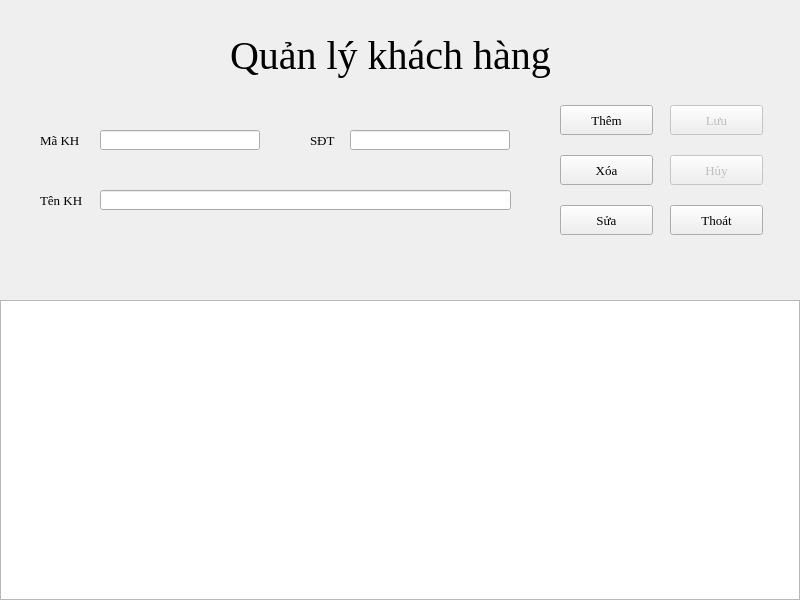
<?xml version="1.0" encoding="UTF-8"?>
<ui version="4.0">
 <class>formKhachHang</class>
 <widget class="QMainWindow" name="formKhachHang">
  <property name="geometry">
   <rect>
    <x>0</x>
    <y>0</y>
    <width>800</width>
    <height>600</height>
   </rect>
  </property>
  <property name="windowTitle">
   <string>Khách hàng</string>
  </property>
  <widget class="QWidget" name="centralwidget">
   <widget class="QLabel" name="lblTitleKH">
    <property name="geometry">
     <rect>
      <x>230</x>
      <y>25</y>
      <width>401</width>
      <height>61</height>
     </rect>
    </property>
    <property name="font">
     <font>
      <family>Times New Roman</family>
      <pointsize>30</pointsize>
     </font>
    </property>
    <property name="text">
     <string>Quản lý khách hàng</string>
    </property>
   </widget>
   <widget class="QTableView" name="tbvKhachHang">
    <property name="geometry">
     <rect>
      <x>0</x>
      <y>300</y>
      <width>800</width>
      <height>300</height>
     </rect>
    </property>
   </widget>
   <widget class="QLabel" name="lblMaKH">
    <property name="geometry">
     <rect>
      <x>40</x>
      <y>130</y>
      <width>75</width>
      <height>20</height>
     </rect>
    </property>
    <property name="font">
     <font>
      <family>Times New Roman</family>
      <pointsize>10</pointsize>
     </font>
    </property>
    <property name="text">
     <string>Mã KH</string>
    </property>
   </widget>
   <widget class="QPushButton" name="btnSua">
    <property name="geometry">
     <rect>
      <x>560</x>
      <y>205</y>
      <width>93</width>
      <height>30</height>
     </rect>
    </property>
    <property name="font">
     <font>
      <family>Times New Roman</family>
      <pointsize>10</pointsize>
     </font>
    </property>
    <property name="text">
     <string>Sửa</string>
    </property>
   </widget>
   <widget class="QPushButton" name="btnLuu">
    <property name="enabled">
     <bool>false</bool>
    </property>
    <property name="geometry">
     <rect>
      <x>670</x>
      <y>105</y>
      <width>93</width>
      <height>30</height>
     </rect>
    </property>
    <property name="font">
     <font>
      <family>Times New Roman</family>
      <pointsize>10</pointsize>
     </font>
    </property>
    <property name="text">
     <string>Lưu</string>
    </property>
   </widget>
   <widget class="QPushButton" name="btnThoat">
    <property name="geometry">
     <rect>
      <x>670</x>
      <y>205</y>
      <width>93</width>
      <height>30</height>
     </rect>
    </property>
    <property name="font">
     <font>
      <family>Times New Roman</family>
      <pointsize>10</pointsize>
     </font>
    </property>
    <property name="text">
     <string>Thoát</string>
    </property>
   </widget>
   <widget class="QLabel" name="lblTenKH">
    <property name="geometry">
     <rect>
      <x>40</x>
      <y>190</y>
      <width>75</width>
      <height>20</height>
     </rect>
    </property>
    <property name="font">
     <font>
      <family>Times New Roman</family>
      <pointsize>10</pointsize>
     </font>
    </property>
    <property name="text">
     <string>Tên KH</string>
    </property>
   </widget>
   <widget class="QPushButton" name="btnXoa">
    <property name="geometry">
     <rect>
      <x>560</x>
      <y>155</y>
      <width>93</width>
      <height>30</height>
     </rect>
    </property>
    <property name="font">
     <font>
      <family>Times New Roman</family>
      <pointsize>10</pointsize>
     </font>
    </property>
    <property name="text">
     <string>Xóa</string>
    </property>
   </widget>
   <widget class="QPushButton" name="btnThem">
    <property name="geometry">
     <rect>
      <x>560</x>
      <y>105</y>
      <width>93</width>
      <height>30</height>
     </rect>
    </property>
    <property name="font">
     <font>
      <family>Times New Roman</family>
      <pointsize>10</pointsize>
     </font>
    </property>
    <property name="text">
     <string>Thêm</string>
    </property>
   </widget>
   <widget class="QLineEdit" name="txtMaKH">
    <property name="geometry">
     <rect>
      <x>100</x>
      <y>130</y>
      <width>160</width>
      <height>20</height>
     </rect>
    </property>
    <property name="font">
     <font>
      <family>Times New Roman</family>
      <pointsize>10</pointsize>
     </font>
    </property>
   </widget>
   <widget class="QPushButton" name="btnHuy">
    <property name="enabled">
     <bool>false</bool>
    </property>
    <property name="geometry">
     <rect>
      <x>670</x>
      <y>155</y>
      <width>93</width>
      <height>30</height>
     </rect>
    </property>
    <property name="font">
     <font>
      <family>Times New Roman</family>
      <pointsize>10</pointsize>
     </font>
    </property>
    <property name="text">
     <string>Hủy</string>
    </property>
   </widget>
   <widget class="QLineEdit" name="txtTenKH">
    <property name="geometry">
     <rect>
      <x>100</x>
      <y>190</y>
      <width>411</width>
      <height>20</height>
     </rect>
    </property>
    <property name="font">
     <font>
      <family>Times New Roman</family>
      <pointsize>10</pointsize>
     </font>
    </property>
   </widget>
   <widget class="QLineEdit" name="txtSDT">
    <property name="geometry">
     <rect>
      <x>350</x>
      <y>130</y>
      <width>160</width>
      <height>20</height>
     </rect>
    </property>
    <property name="font">
     <font>
      <family>Times New Roman</family>
      <pointsize>10</pointsize>
     </font>
    </property>
   </widget>
   <widget class="QLabel" name="lblSDT">
    <property name="geometry">
     <rect>
      <x>310</x>
      <y>130</y>
      <width>75</width>
      <height>20</height>
     </rect>
    </property>
    <property name="font">
     <font>
      <family>Times New Roman</family>
      <pointsize>10</pointsize>
     </font>
    </property>
    <property name="text">
     <string>SĐT</string>
    </property>
   </widget>
  </widget>
 </widget>
 <tabstops>
  <tabstop>txtMaKH</tabstop>
  <tabstop>txtSDT</tabstop>
  <tabstop>txtTenKH</tabstop>
  <tabstop>btnThem</tabstop>
  <tabstop>btnXoa</tabstop>
  <tabstop>btnSua</tabstop>
  <tabstop>btnLuu</tabstop>
  <tabstop>btnHuy</tabstop>
  <tabstop>btnThoat</tabstop>
  <tabstop>tbvKhachHang</tabstop>
 </tabstops>
 <resources/>
 <connections/>
 <designerdata>
  <property name="gridDeltaX">
   <number>10</number>
  </property>
  <property name="gridDeltaY">
   <number>10</number>
  </property>
  <property name="gridSnapX">
   <bool>true</bool>
  </property>
  <property name="gridSnapY">
   <bool>true</bool>
  </property>
  <property name="gridVisible">
   <bool>true</bool>
  </property>
 </designerdata>
</ui>
